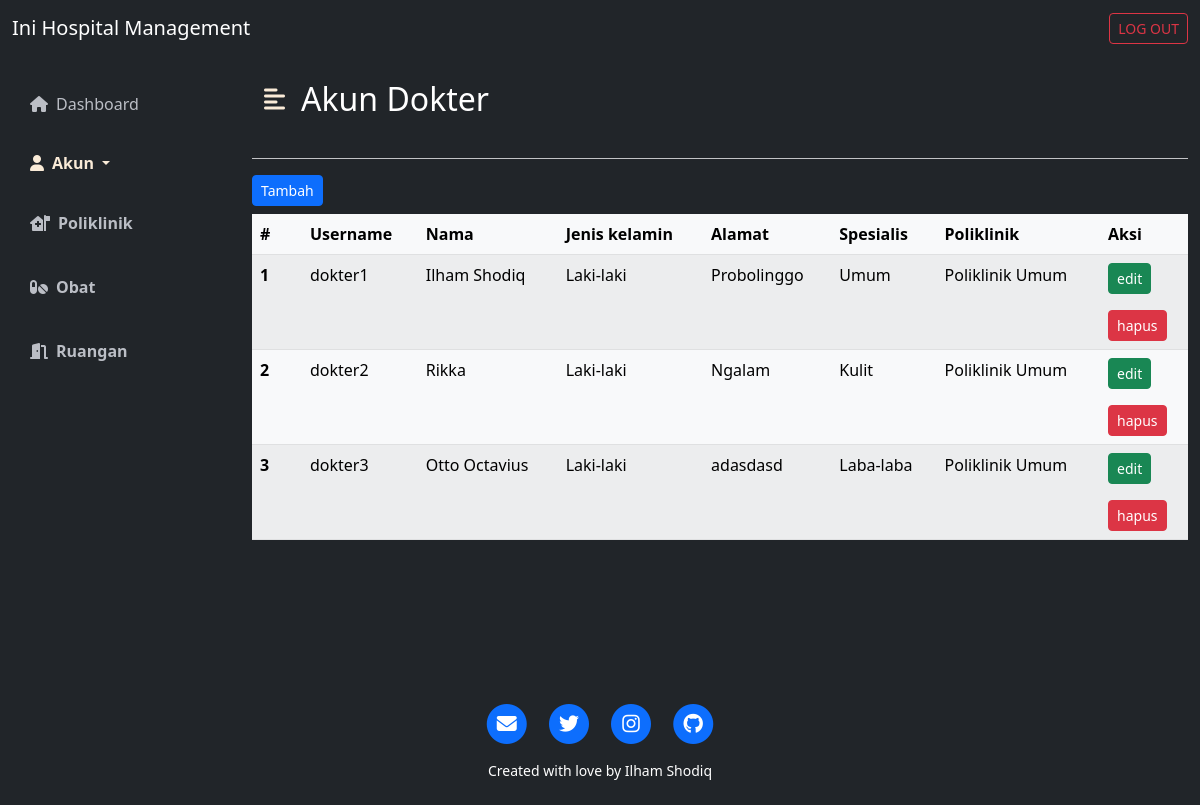
Page /menu_admin/admin_akundokter.php on the committed database.
### tables this page shows
CREATE TABLE IF NOT EXISTS `dokter` (
  `id_dokter` int(11) NOT NULL AUTO_INCREMENT,
  `username` varchar(50) DEFAULT NULL,
  `password` varchar(50) DEFAULT NULL,
  `nama_dokter` varchar(50) DEFAULT NULL,
  `jenis_kelamin` varchar(50) DEFAULT NULL,
  `alamat` varchar(50) DEFAULT NULL,
  `spesialis` varchar(50) DEFAULT NULL,
  `id_poliklinik` int(11) DEFAULT NULL,
  PRIMARY KEY (`id_dokter`),
  KEY `FK_dokter_poliklinik` (`id_poliklinik`),
  CONSTRAINT `FK_dokter_poliklinik` FOREIGN KEY (`id_poliklinik`) REFERENCES `poliklinik` (`id_poliklinik`)
);

CREATE TABLE IF NOT EXISTS `poliklinik` (
  `id_poliklinik` int(11) NOT NULL AUTO_INCREMENT,
  `nama_poliklinik` varchar(50) DEFAULT NULL,
  `deskripsi` varchar(2000) DEFAULT NULL,
  PRIMARY KEY (`id_poliklinik`)
);

### menu_admin/admin_akundokter.php (the view, shortened to what this page needs)
<!DOCTYPE html>
<html lang="en">
<head>
    <link href="https://cdn.jsdelivr.net/npm/bootstrap@5.2.0-beta1/dist/css/bootstrap.min.css" rel="stylesheet">
    <link rel="stylesheet" href="https://cdnjs.cloudflare.com/ajax/libs/font-awesome/6.1.1/css/all.min.css" />
    <link rel="stylesheet" href="../css/style_dashboard.css">
</head>
<body>
    <?php
    include "../koneksi.php";
    $sql = "SELECT * FROM dokter, poliklinik WHERE dokter.id_poliklinik = poliklinik.id_poliklinik";
    $query = $koneksi->query($sql);
    $no = 1;
    ?>
    <nav class="navbar navbar-dark bg-dark">
        <div class="container-fluid">
            <a class="navbar-brand" href="#"> Ini Hospital Management</a>
            <a href="../logout.php" class="btn btn-outline-danger btn-sm" role="button">LOG OUT</a>
        </div>
    </nav>
    <div class="d-flex bg-dark text-white" id="wrapper">
        <div class="bg-dark" id="sidebar-wrapper">
            <div class="list-group list-group-flush my-3">
                <a href="admin_dashboard.php" class="list-group-item list-group-item-action bg-transparent second-text"><i class="fas fa-home me-2"></i>Dashboard</a>
                <a class="active navbar-toggler list-group-item list-group-item-action bg-transparent second-text fw-bold nav-link dropdown-toggle second-text fw-bold" href="#" id="accountDropdown" role="button" data-bs-toggle="dropdown">
                    <i class="fas fa-user me-2"></i>Akun
                </a>
                <a href="admin_poliklinik.php" class="list-group-item list-group-item-action bg-transparent second-text fw-bold"><i class="fas fa-house-medical-flag me-2"></i>Poliklinik</a>
                <a href="admin_obat.php" class="list-group-item list-group-item-action bg-transparent second-text fw-bold"><i class="fas fa-pills me-2"></i>Obat</a>
                <a href="admin_ruangan.php" class="list-group-item list-group-item-action bg-transparent second-text fw-bold"><i class="fas fa-door-open me-2"></i>Ruangan</a>
            </div>
        </div>
        <div id="page-content-wrapper">
            <nav class="navbar navbar-expand-lg navbar-light bg-transparent py-4 px-4">
                <div class="d-flex align-items-center">
                    <i class="fas fa-align-left primary-text fs-4 me-3" id="menu-toggle"></i>
                    <h2 class="fs-2 m-0">Akun Dokter</h2>
                </div>
            </nav>
            <div class="container-sm">
                <hr class="border-light border-2 opacity-75">
                <a class="btn btn-primary mb-2 btn-sm" href="admin_tambah_akundokter.php" role="button">Tambah</a>
                <table class="table table-light table-striped rounded table-hover">
                    <thead>
                        <tr>
                            <th scope="col" width="50">#</th>
                            <th scope="col">Username</th>
                            <th scope="col">Nama</th>
                            <th scope="col">Jenis kelamin</th>
                            <th scope="col">Alamat</th>
                            <th scope="col">Spesialis</th>
                            <th scope="col">Poliklinik</th>
                            <th scope="col">Aksi</th>
                        </tr>
                    </thead>
                    <tbody>
                        <?php while ($data = $query->fetch_array()) { ?>
                            <tr>
                                <th scope="row"><?php echo $no++ ?></th>
                                <td><?php echo $data['username'] ?></td>
                                <td><?php echo $data['nama_dokter'] ?></td>
                                <td><?php echo $data['jenis_kelamin'] ?></td>
                                <td><?php echo $data['alamat'] ?></td>
                                <td><?php echo $data['spesialis'] ?></td>
                                <td><?php echo $data['nama_poliklinik'] ?></td>
                                <td>
                                    <form action="admin_edit_akundokter.php?id_dokter=<?php echo $data['id_dokter'] ?>" method="post">
                                        <input class="btn btn-success btn-sm" type="submit" value="edit">
                                    </form>
                                    <form action="aksi/aksi_hapusdokter.php" method="post">
                                        <input class="btn btn-danger btn-sm" type="submit" name="hapus" value="hapus" onClick="return confirm('Apakah Anda ingin menghapus akun?')">
                                    </form>
                                </td>
                            </tr>
                        <?php } ?>
                    </tbody>
                </table>
            </div>
        </div>
    </div>
    <footer class="bg-dark text-center text-white p-4">
        <div class="row gx-4 gx-lg-5 justify-content-center">
            <div class="col-md-10 col-lg-8 col-xl-7">
                <ul class="list-inline text-center">
                    <li class="list-inline-item">
                        <a href="mailto:ilhambheh@gmail.com">
                            <span class="fa-stack fa-lg">
                                <i class="fas fa-circle fa-stack-2x"></i>
                                <i class="fas fa-envelope fa-stack-1x fa-inverse"></i>
                            </span>
                        </a>
                    </li>
                    <li class="list-inline-item">
                        <a href="https://twitter.com/The12sMB">
                            <span class="fa-stack fa-lg">
                                <i class="fas fa-circle fa-stack-2x"></i>
                                <i class="fab fa-twitter fa-stack-1x fa-inverse"></i>
                            </span>
                        </a>
                    </li>
                    <li class="list-inline-item">
                        <a href="https://www.instagram.com/ilham_shodq/">
                            <span class="fa-stack fa-lg">
                                <i class="fas fa-circle fa-stack-2x"></i>
                                <i class="fab fa-instagram fa-stack-1x fa-inverse"></i>
                            </span>
                        </a>
                    </li>
                    <li class="list-inline-item">
                        <a href="https://github.com/ilhamshodiq">
                            <span class="fa-stack fa-lg">
                                <i class="fas fa-circle fa-stack-2x"></i>
                                <i class="fab fa-github fa-stack-1x fa-inverse"></i>
                            </span>
                        </a>
                    </li>
                </ul>
                <div class="small text-center">Created with love by Ilham Shodiq</div>
            </div>
        </div>
    </footer>
</body>
</html>

### koneksi.php (shortened to what this page needs)
<!DOCTYPE html>
<html lang="en">
<head>
</head>
<body>
</body>
</html>

### css/style_dashboard.css (style rules this page uses)
:root { --main-text-color: antiquewhite; --second-text-color: #bbbec5; --second-bg-color: #c1efde; }
.primary-text { color: var(--main-text-color); }
.second-text { color: var(--second-text-color); }
#wrapper { overflow-x: hidden; }
#sidebar-wrapper { min-height: 78vh; margin-left: -15rem; -webkit-transition: margin 0.25s ease-out; -moz-transition: margin 0.25s ease-out; -o-transition: margin 0.25s ease-out; transition: margin 0.25s ease-out; }
#sidebar-wrapper .list-group { width: 15rem; }
#page-content-wrapper { min-width: 100vw; }
#menu-toggle { cursor: pointer; }
.list-group-item { border: none; padding: 20px 30px; }
.list-group-item.active { background-color: transparent; color: var(--main-text-color); font-weight: bold; border: none; }
@media (min-width: 768px) { #sidebar-wrapper { margin-left: 0; } }
@media (min-width: 768px) { #page-content-wrapper { min-width: 0; width: 100%; } }

### rows in the picture
dokter: username "dokter1", nama_dokter "Ilham Shodiq", jenis_kelamin "Laki-laki", alamat "Probolinggo", spesialis "Umum", id_poliklinik.nama_poliklinik "Poliklinik Umum"
dokter: username "dokter2", nama_dokter "Rikka", jenis_kelamin "Laki-laki", alamat "Ngalam", spesialis "Kulit", id_poliklinik.nama_poliklinik "Poliklinik Umum"
dokter: username "dokter3", nama_dokter "Otto Octavius", jenis_kelamin "Laki-laki", alamat "adasdasd", spesialis "Laba-laba", id_poliklinik.nama_poliklinik "Poliklinik Umum"
